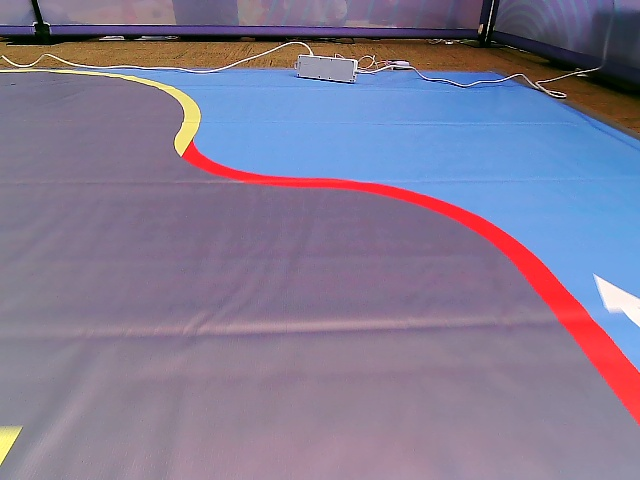
#> input picture dataset/formal_view_proxy_existing_source_20260418_1815/1129_0.0000.jpg, 640 x 480 px, given as the content of the folder data/raw, which was not available
$ python augment_data.py
#> lines starting #> are read from the running program, lines starting #| are printed output that depends on the picture; pictures that were not available may be replaced by others from this repository, and a replacement may not be noted
#!/usr/bin/env python
# -*- encoding: utf-8 -*-
'''
@文件        :augment_data.py
@说明        :自动驾驶数据集增强脚本
@版本        :1.0
'''

# ==================== 配置参数 ====================
INPUT_DIR = 'data/raw'              # 原始数据目录
OUTPUT_DIR = 'data/aug1'  # 增强后数据保存目录

AUGMENT_FACTOR = 30                          # 每张图像生成的增强图像数量
COMBINE_METHODS = (2, 6)                     # 每次增强方法组合数量范围
RANDOM_SEED = 42

ENABLED_METHODS = [1,2,3,4,5,6,7,8]

BRIGHTNESS_RANGE = (0.7, 1.3)
CONTRAST_RANGE = (0.8, 1.2)
BLUR_KERNEL_SIZES = [3, 5]
NOISE_STRENGTH_RANGE = (5, 20)
SHIFT_RANGE = (-0.1, 0.1)
ROTATION_ANGLE_RANGE = (-5, 5)
SHADOW_DARKNESS_RANGE = (0.6, 0.9)

SHIFT_ANGLE_FACTOR = 0.5
ROTATION_ANGLE_FACTOR = 0.3

METHOD_DESCRIPTIONS = {
    1: "亮度调整",
    2: "对比度调整",
    3: "模糊",
    4: "噪声",
    5: "水平翻转",
    6: "水平平移",
    7: "轻微旋转",
    8: "阴影"
}

# ==================== 导入库 ====================
import os
import cv2
import numpy as np
import argparse
import random
import re
from tqdm import tqdm

class DataAugmenter:
    def __init__(self, input_dir=INPUT_DIR, output_dir=OUTPUT_DIR,
                 augment_factor=AUGMENT_FACTOR, enabled_methods=ENABLED_METHODS):
#> called with input_dir = 'data/raw', output_dir = 'data/aug1', augment_factor = 30
        self.input_dir = input_dir
        self.output_dir = output_dir
        self.augment_factor = augment_factor
        self.enabled_methods = enabled_methods

        random.seed(RANDOM_SEED)
        np.random.seed(RANDOM_SEED)

        os.makedirs(output_dir, exist_ok=True)

        self.all_methods = {
            1: {"name": "brightness", "func": self.adjust_brightness},
            2: {"name": "contrast", "func": self.adjust_contrast},
            3: {"name": "blur", "func": self.add_blur},
            4: {"name": "noise", "func": self.add_noise},
            5: {"name": "horizontal_flip", "func": self.horizontal_flip},
            6: {"name": "shift", "func": self.horizontal_shift},
            7: {"name": "rotation", "func": self.slight_rotation},
            8: {"name": "shadow", "func": self.add_shadow}
        }

        self.augment_methods = {
            self.all_methods[m]["name"]: self.all_methods[m]["func"]
            for m in enabled_methods if m in self.all_methods
        }

        print("已启用的增强方法:")
        for m in enabled_methods:
            if m in METHOD_DESCRIPTIONS:
                print(f"  {m}: {METHOD_DESCRIPTIONS[m]}")

    # ---------------------- 增强方法 ----------------------
    def adjust_brightness(self, image, angular_vel):
        factor = random.uniform(*BRIGHTNESS_RANGE)
        hsv = cv2.cvtColor(image, cv2.COLOR_BGR2HSV).astype(np.float32)
        hsv[:, :, 2] *= factor
        hsv[:, :, 2] = np.clip(hsv[:, :, 2], 0, 255)
        return cv2.cvtColor(hsv.astype(np.uint8), cv2.COLOR_HSV2BGR), angular_vel

    def adjust_contrast(self, image, angular_vel):
        factor = random.uniform(*CONTRAST_RANGE)
        mean = np.mean(image, axis=(0, 1), keepdims=True)
        enhanced = image * factor + mean * (1 - factor)
        return np.clip(enhanced, 0, 255).astype(np.uint8), angular_vel

    def add_blur(self, image, angular_vel):
        k = random.choice(BLUR_KERNEL_SIZES)
        return cv2.GaussianBlur(image, (k, k), 0), angular_vel

    def add_noise(self, image, angular_vel):
        strength = random.uniform(*NOISE_STRENGTH_RANGE)
        noise = np.random.randn(*image.shape) * strength
        noisy_image = image + noise
        return np.clip(noisy_image, 0, 255).astype(np.uint8), angular_vel

    def horizontal_flip(self, image, angular_vel):
        return cv2.flip(image, 1), -angular_vel

    def horizontal_shift(self, image, angular_vel):
        shift = random.uniform(*SHIFT_RANGE)
        height, width = image.shape[:2]
        pixels = int(width * shift)
        M = np.float32([[1, 0, pixels], [0, 1, 0]])
        shifted = cv2.warpAffine(image, M, (width, height), borderMode=cv2.BORDER_REPLICATE)
        adjusted_angular = angular_vel - shift * SHIFT_ANGLE_FACTOR
        return shifted, adjusted_angular

    def slight_rotation(self, image, angular_vel):
        angle = random.uniform(*ROTATION_ANGLE_RANGE)
        height, width = image.shape[:2]
        center = (width // 2, height // 2)
        M = cv2.getRotationMatrix2D(center, angle, 1.0)
        rotated = cv2.warpAffine(image, M, (width, height), borderMode=cv2.BORDER_REPLICATE)
        adjusted_angular = angular_vel - angle * np.pi / 180.0 * ROTATION_ANGLE_FACTOR
        return rotated, adjusted_angular

    def add_shadow(self, image, angular_vel):
        """增强方法8: 添加随机阴影"""
        height, width = image.shape[:2]
        mask = np.zeros((height, width), dtype=np.uint8)
        x1, x2 = random.randint(0, width), random.randint(0, width)
        vertices = np.array([[(x1, 0), (x2, height), (0, height), (0, 0)]], dtype=np.int32)
        cv2.fillPoly(mask, vertices, 255)

        hsv = cv2.cvtColor(image, cv2.COLOR_BGR2HSV).astype(np.float32)
        darkness = random.uniform(*SHADOW_DARKNESS_RANGE)

        shadow_factor = 1 - (mask / 255.0) * (1 - darkness)
        hsv[:, :, 2] *= shadow_factor
        hsv[:, :, 2] = np.clip(hsv[:, :, 2], 0, 255)

        hsv = hsv.astype(np.uint8)
        return cv2.cvtColor(hsv, cv2.COLOR_HSV2BGR), angular_vel

    # ---------------------- 核心逻辑 ----------------------
    def augment_image(self, image_path, index_start):
#> called with image_path = 'data/raw/1129_0.0000.jpg', index_start = 0
        filename = os.path.basename(image_path)
        match = re.match(r'^\d+_([-\d\.]+)\.jpg$', filename)
        if not match:
            print(f"警告: 无法从文件名解析角速度: {filename}")
            return [], index_start

        angular_vel = float(match.group(1))
        image = cv2.imread(image_path)
#> image is the input picture: shape (480, 640, 3); mean B, G, R 147.4, 121.8, 130.4
        if image is None:
            print(f"警告: 无法读取图像 {image_path}")
            return [], index_start

        results = []
        for _ in range(self.augment_factor):
            methods = random.sample(
                list(self.augment_methods.keys()),
                random.randint(*COMBINE_METHODS)
            )
            aug_img = image.copy()
            aug_ang = angular_vel
            for method in methods:
                aug_img, aug_ang = self.augment_methods[method](aug_img, aug_ang)

            new_fname = f"{index_start}_{aug_ang:.4f}.jpg"
            cv2.imwrite(os.path.join(self.output_dir, new_fname), aug_img)
            results.append(new_fname)
            index_start += 1
#> this loop made 30 passes
#> new_fname on passes 1, 7: '0_0.0277.jpg', '6_0.0211.jpg'
#> new_fname on passes 3, 13: '2_0.0000.jpg', '12_0.0000.jpg'
#> pass 1, in adjust_brightness, `hsv = cv2.cvtColor(image, cv2.COLOR_BGR2HSV).astype(np.float32)`:
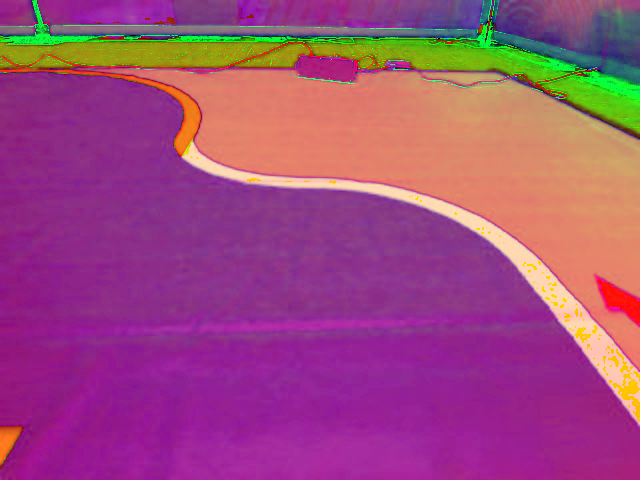
#> hsv: shape (480, 640, 3) float32; mean B, G, R 124.6, 74.7, 158.7
#> pass 1, in horizontal_shift, `shifted = cv2.warpAffine(image, M, (width, height), borderMode=cv2.BOR..`:
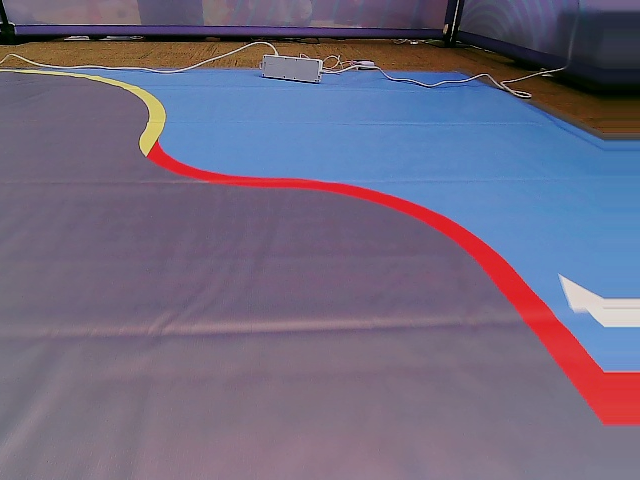
#> shifted: shape (480, 640, 3); mean B, G, R 127.5, 104.2, 111.4
#> pass 2, in augment_image, `cv2.imwrite(os.path.join(self.output_dir, new_fname), aug_img)`:
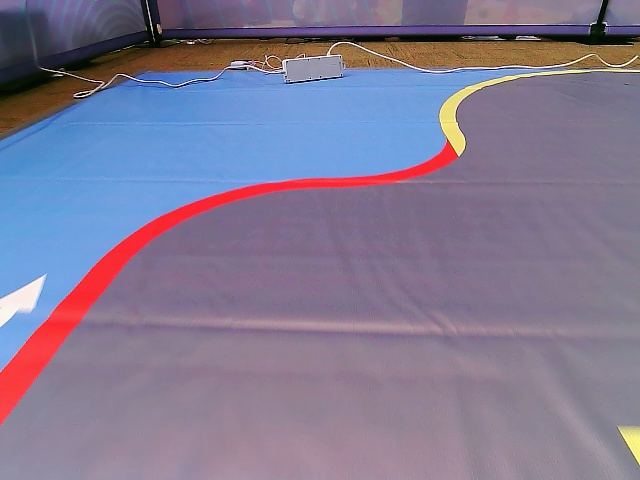
#> saved as 1_-0.0000.jpg: shape (480, 640, 3); mean B, G, R 146.9, 121.3, 129.9
#> after the loop, index_start = 30; results = 30 items, first 6: '0_0.0277.jpg', '1_-0.0000.jpg', '2_0.0000.jpg', '3_0.0136.jpg', '4_0.0239.jpg', '5_-0.0000.jpg'

        return results, index_start

    def process_dataset(self):
        files = [f for f in os.listdir(self.input_dir)
                 if f.lower().endswith('.jpg') and os.path.isfile(os.path.join(self.input_dir, f))]
        if not files:
            print(f"❌ 未在目录 {self.input_dir} 中找到图像。")
            return

        print(f"共找到 {len(files)} 张图像，开始增强...")
        total = 0
        index_start = 0

        for fname in tqdm(files):
            path = os.path.join(self.input_dir, fname)
            _, index_start = self.augment_image(path, index_start)
#> index_start = 30
            total = index_start
#> total = 30

        print(f"✅ 增强完成，总生成图像数：{total}")
#| ✅ 增强完成，总生成图像数：30

# ---------------------- CLI入口 ----------------------
def main():
    parser = argparse.ArgumentParser(description='自动驾驶数据集增强脚本')
    parser.add_argument('--input', type=str, default=INPUT_DIR, help='原始数据目录')
    parser.add_argument('--output', type=str, default=OUTPUT_DIR, help='增强图像保存目录')
    parser.add_argument('--factor', type=int, default=AUGMENT_FACTOR, help='每张图像生成数量')
    parser.add_argument('--methods', type=int, nargs='+', default=ENABLED_METHODS,
                        help='启用的方法编号列表 (1~8)')
    args = parser.parse_args()

    augmenter = DataAugmenter(args.input, args.output, args.factor, args.methods)
    augmenter.process_dataset()

if __name__ == '__main__':
    main()

$ run again, on dataset/formal_view_proxy_existing_source_20260418_1815/1209_0.0000.jpg
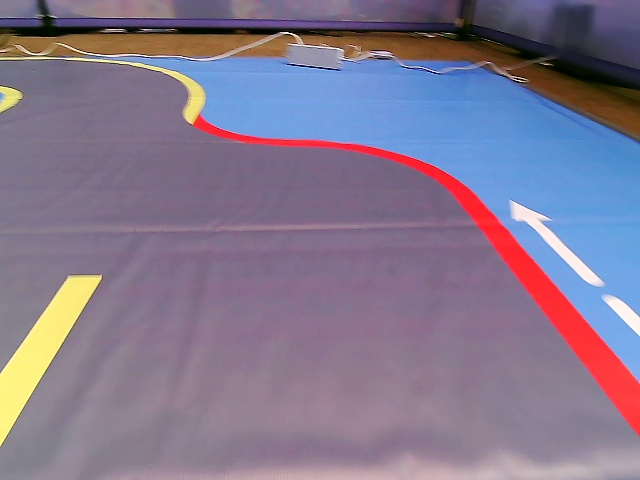
#> input picture dataset/formal_view_proxy_existing_source_20260418_1815/1209_0.0000.jpg, 640 x 480 px, given as the content of the folder data/raw, which was not available
#> in augment_image, image is the input picture: shape (480, 640, 3); mean B, G, R 142.8, 119.8, 131.5
#> the loop in augment_image, `for _ in range(self.augment_factor):` made 30 passes
#> new_fname on passes 1, 7: '0_0.0277.jpg', '6_0.0211.jpg'
#> pass 1, in horizontal_shift, `shifted = cv2.warpAffine(image, M, (width, height), borderMode=cv2.BOR..`:
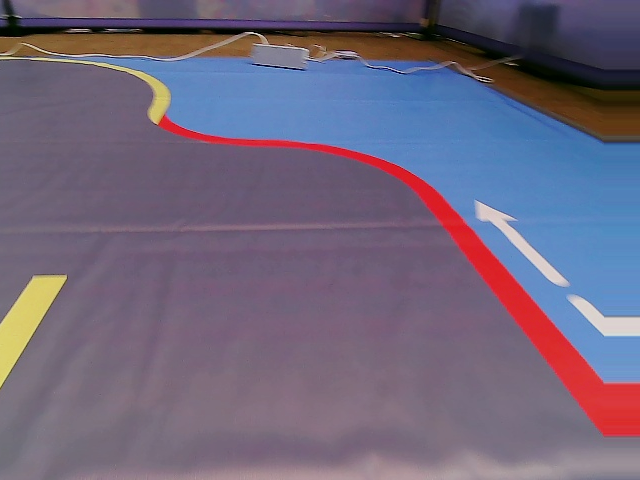
#> shifted: shape (480, 640, 3); mean B, G, R 124, 102, 111.8
#> pass 2, in augment_image, `cv2.imwrite(os.path.join(self.output_dir, new_fname), aug_img)`:
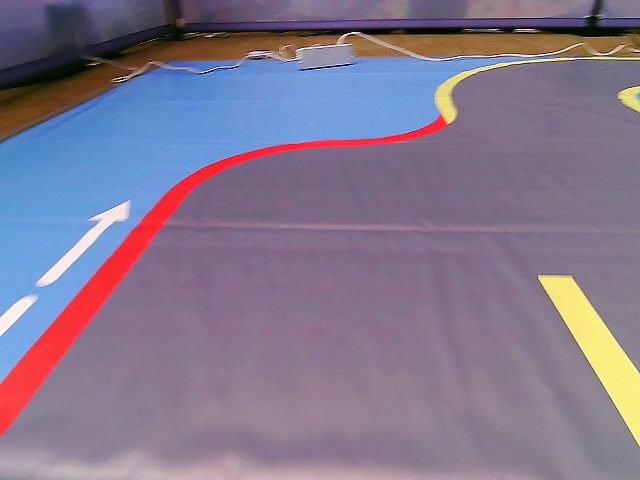
#> saved as 1_-0.0000.jpg: shape (480, 640, 3); mean B, G, R 142.3, 119.3, 131
#> after the loop in augment_image, `for _ in range(self.augment_factor):`: index_start = 30; results = 30 items, first 6: '0_0.0277.jpg', '1_-0.0000.jpg', '2_0.0000.jpg', '3_0.0136.jpg', '4_0.0239.jpg', '5_-0.0000.jpg'
#> in process_dataset, `_, index_start = self.augment_image(path, index_start)`: index_start = 30
#| ✅ 增强完成，总生成图像数：30

$ run again, on dataset/formal_view_proxy_existing_source_20260418_1815/1215_0.0000.jpg
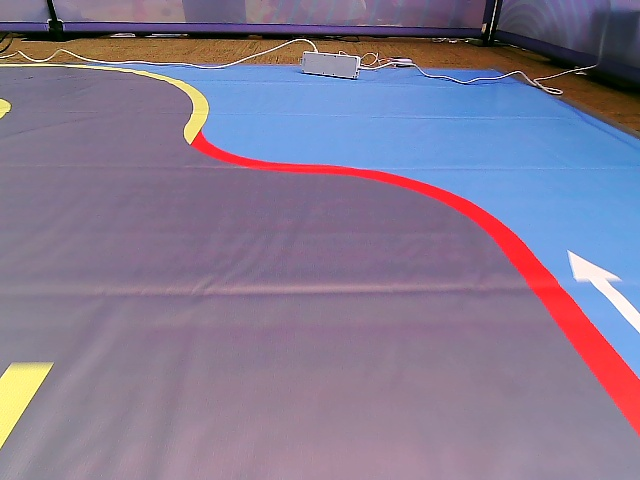
#> input picture dataset/formal_view_proxy_existing_source_20260418_1815/1215_0.0000.jpg, 640 x 480 px, given as the content of the folder data/raw, which was not available
#> in augment_image, image is the input picture: shape (480, 640, 3); mean B, G, R 146.1, 121.5, 132.8
#> the loop in augment_image, `for _ in range(self.augment_factor):` made 30 passes
#> new_fname on passes 1, 7: '0_0.0277.jpg', '6_0.0211.jpg'
#> pass 1, in horizontal_shift, `shifted = cv2.warpAffine(image, M, (width, height), borderMode=cv2.BOR..`:
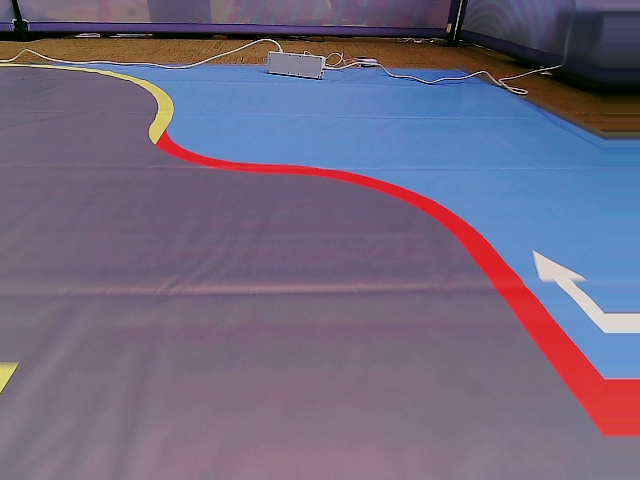
#> shifted: shape (480, 640, 3); mean B, G, R 126.6, 103.4, 112.9
#> pass 2, in augment_image, `cv2.imwrite(os.path.join(self.output_dir, new_fname), aug_img)`:
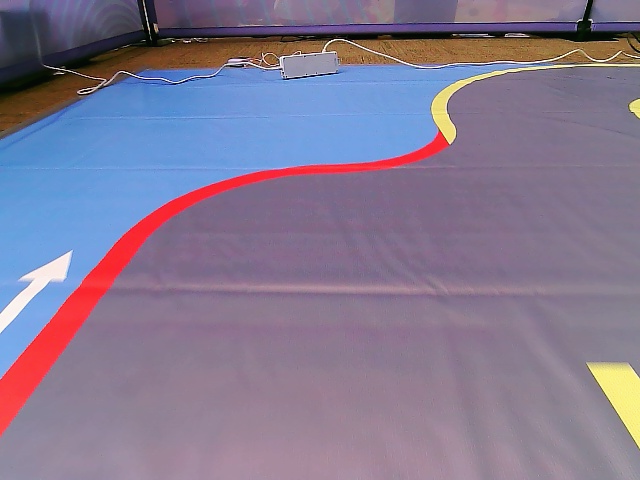
#> saved as 1_-0.0000.jpg: shape (480, 640, 3); mean B, G, R 145.7, 120.9, 132.3
#> after the loop in augment_image, `for _ in range(self.augment_factor):`: index_start = 30; results = 30 items, first 6: '0_0.0277.jpg', '1_-0.0000.jpg', '2_0.0000.jpg', '3_0.0136.jpg', '4_0.0239.jpg', '5_-0.0000.jpg'
#> in process_dataset, `_, index_start = self.augment_image(path, index_start)`: index_start = 30
#| ✅ 增强完成，总生成图像数：30
